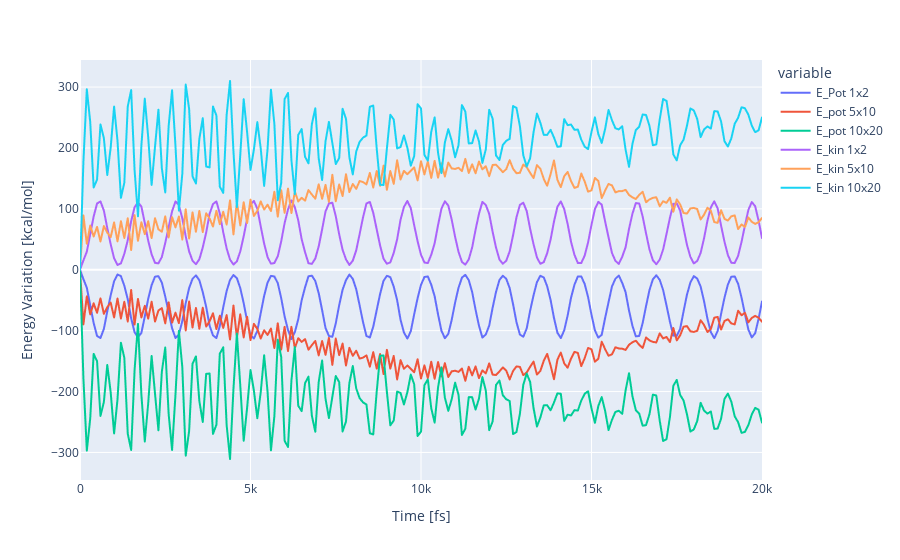

The notebook cell saved with this chart:
### Code cell
fig = px.line(df1,x='Time',y=[pe1, pe2, pe3, ke1, ke2, ke3])
fig.data[0].name = 'E_Pot 1x2'
fig.data[1].name = 'E_pot 5x10'
fig.data[2].name = 'E_pot 10x20'
fig.data[3].name = 'E_kin 1x2'
fig.data[4].name = 'E_kin 5x10'
fig.data[5].name = 'E_kin 10x20'
fig.update_yaxes(title="Energy Variation [kcal/mol]")
fig.update_xaxes(title="Time [fs]")
fig.show()

### Figure 1 — Plotly figure (JSON) as saved in the notebook; plotly's stock layout.template omitted (floating-point values rounded to 4 significant figures; data arrays with more than 128 entries replaced by an {"elided": "..."} marker saying what was removed)
{"data": [{"hovertemplate": "variable=wide_variable_0<br>Time=%{x}<br>value=%{y}<extra></extra>", "legendgroup": "wide_variable_0", "line": {"color": "#636efa", "dash": "solid"}, "marker": {"symbol": "circle"}, "mode": "lines", "name": "E_Pot 1x2", "showlegend": true, "type": "scattergl", "x": {"elided": "201 int values"}, "xaxis": "x", "y": {"elided": "201 float values"}, "yaxis": "y"}, {"hovertemplate": "variable=wide_variable_1<br>Time=%{x}<br>value=%{y}<extra></extra>", "legendgroup": "wide_variable_1", "line": {"color": "#EF553B", "dash": "solid"}, "marker": {"symbol": "circle"}, "mode": "lines", "name": "E_pot 5x10", "showlegend": true, "type": "scattergl", "x": {"elided": "201 int values"}, "xaxis": "x", "y": {"elided": "201 float values"}, "yaxis": "y"}, {"hovertemplate": "variable=wide_variable_2<br>Time=%{x}<br>value=%{y}<extra></extra>", "legendgroup": "wide_variable_2", "line": {"color": "#00cc96", "dash": "solid"}, "marker": {"symbol": "circle"}, "mode": "lines", "name": "E_pot 10x20", "showlegend": true, "type": "scattergl", "x": {"elided": "201 int values"}, "xaxis": "x", "y": {"elided": "201 float values"}, "yaxis": "y"}, {"hovertemplate": "variable=wide_variable_3<br>Time=%{x}<br>value=%{y}<extra></extra>", "legendgroup": "wide_variable_3", "line": {"color": "#ab63fa", "dash": "solid"}, "marker": {"symbol": "circle"}, "mode": "lines", "name": "E_kin 1x2", "showlegend": true, "type": "scattergl", "x": {"elided": "201 int values"}, "xaxis": "x", "y": {"elided": "201 float values"}, "yaxis": "y"}, {"hovertemplate": "variable=wide_variable_4<br>Time=%{x}<br>value=%{y}<extra></extra>", "legendgroup": "wide_variable_4", "line": {"color": "#FFA15A", "dash": "solid"}, "marker": {"symbol": "circle"}, "mode": "lines", "name": "E_kin 5x10", "showlegend": true, "type": "scattergl", "x": {"elided": "201 int values"}, "xaxis": "x", "y": {"elided": "201 float values"}, "yaxis": "y"}, {"hovertemplate": "variable=wide_variable_5<br>Time=%{x}<br>value=%{y}<extra></extra>", "legendgroup": "wide_variable_5", "line": {"color": "#19d3f3", "dash": "solid"}, "marker": {"symbol": "circle"}, "mode": "lines", "name": "E_kin 10x20", "showlegend": true, "type": "scattergl", "x": {"elided": "201 int values"}, "xaxis": "x", "y": {"elided": "201 float values"}, "yaxis": "y"}], "layout": {"legend": {"title": {"text": "variable"}, "tracegroupgap": 0}, "margin": {"t": 60}, "xaxis": {"anchor": "y", "domain": [0, 1], "title": {"text": "Time [fs]"}}, "yaxis": {"anchor": "x", "domain": [0, 1], "title": {"text": "Energy Variation [kcal/mol]"}}}}
